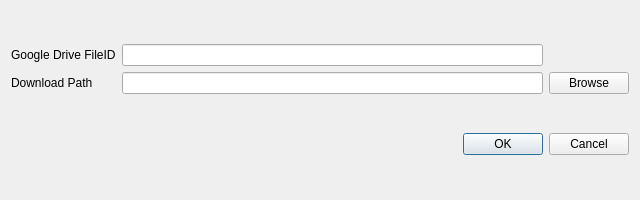
<?xml version="1.0" encoding="UTF-8"?>
<ui version="4.0">
 <class>GDriveFileDownloadDialog</class>
 <widget class="QDialog" name="GDriveFileDownloadDialog">
  <property name="geometry">
   <rect>
    <x>0</x>
    <y>0</y>
    <width>640</width>
    <height>200</height>
   </rect>
  </property>
  <property name="sizePolicy">
   <sizepolicy hsizetype="Preferred" vsizetype="Preferred">
    <horstretch>0</horstretch>
    <verstretch>0</verstretch>
   </sizepolicy>
  </property>
  <property name="windowTitle">
   <string>Dialog</string>
  </property>
  <property name="toolTip">
   <string>&lt;html&gt;&lt;head/&gt;&lt;body&gt;&lt;p&gt;Input Google Drive fileID ,then select your download file to download google drive file.&lt;/p&gt;&lt;p&gt;To get fileID,open your borwser and find the file,Right-click the file name and select &lt;span style=&quot; font-weight:600;&quot;&gt;Get shareable link&lt;/span&gt;. The last part of the link is the file ID.&lt;/p&gt;&lt;/body&gt;&lt;/html&gt;</string>
  </property>
  <property name="whatsThis">
   <string>&lt;html&gt;&lt;head/&gt;&lt;body&gt;&lt;p&gt;Input Google Drive &lt;span style=&quot; font-weight:600;&quot;&gt;fileID&lt;/span&gt; ,then select your &lt;span style=&quot; font-weight:600;&quot;&gt;download file&lt;/span&gt; to download google drive file.&lt;/p&gt;&lt;p&gt;&lt;br/&gt;&lt;/p&gt;&lt;/body&gt;&lt;/html&gt;</string>
  </property>
  <layout class="QVBoxLayout" name="verticalLayout">
   <item>
    <layout class="QGridLayout" name="gridLayout">
     <item row="0" column="0">
      <widget class="QLabel" name="label_FileID">
       <property name="text">
        <string>Google Drive FileID</string>
       </property>
      </widget>
     </item>
     <item row="0" column="1">
      <widget class="QLineEdit" name="lineEdit_FileID">
       <property name="whatsThis">
        <string>&lt;html&gt;&lt;head/&gt;&lt;body&gt;&lt;p&gt;To get fileID,open your borwser and login google drive ,select your file Right-click the file name and select &lt;span style=&quot; font-weight:600;&quot;&gt;Get shareable link&lt;/span&gt;. The last part of the link is the file ID.&lt;/p&gt;&lt;/body&gt;&lt;/html&gt;</string>
       </property>
      </widget>
     </item>
     <item row="1" column="0">
      <widget class="QLabel" name="label_DownloadPath">
       <property name="text">
        <string>Download Path</string>
       </property>
      </widget>
     </item>
     <item row="1" column="1">
      <widget class="QLineEdit" name="lineEdit_DownloadPath">
       <property name="whatsThis">
        <string>&lt;html&gt;&lt;head/&gt;&lt;body&gt;&lt;p&gt;The file name and folder path&lt;/p&gt;&lt;/body&gt;&lt;/html&gt;</string>
       </property>
      </widget>
     </item>
     <item row="1" column="2">
      <widget class="QPushButton" name="pushButton_DownloadPath">
       <property name="text">
        <string>Browse</string>
       </property>
      </widget>
     </item>
    </layout>
   </item>
   <item>
    <widget class="QDialogButtonBox" name="buttonBox">
     <property name="orientation">
      <enum>Qt::Horizontal</enum>
     </property>
     <property name="standardButtons">
      <set>QDialogButtonBox::Cancel|QDialogButtonBox::Ok</set>
     </property>
    </widget>
   </item>
  </layout>
 </widget>
 <resources/>
 <connections>
  <connection>
   <sender>buttonBox</sender>
   <signal>accepted()</signal>
   <receiver>GDriveFileDownloadDialog</receiver>
   <slot>accept()</slot>
   <hints>
    <hint type="sourcelabel">
     <x>248</x>
     <y>254</y>
    </hint>
    <hint type="destinationlabel">
     <x>157</x>
     <y>274</y>
    </hint>
   </hints>
  </connection>
  <connection>
   <sender>buttonBox</sender>
   <signal>rejected()</signal>
   <receiver>GDriveFileDownloadDialog</receiver>
   <slot>reject()</slot>
   <hints>
    <hint type="sourcelabel">
     <x>316</x>
     <y>260</y>
    </hint>
    <hint type="destinationlabel">
     <x>286</x>
     <y>274</y>
    </hint>
   </hints>
  </connection>
 </connections>
</ui>
